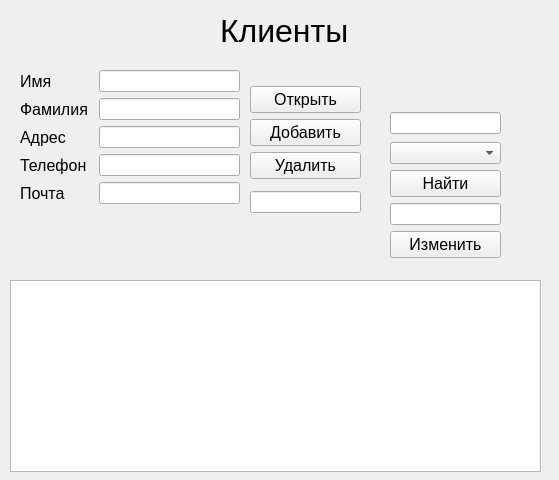
<?xml version="1.0" encoding="UTF-8"?>
<ui version="4.0">
 <class>Clienti</class>
 <widget class="QWidget" name="Clienti">
  <property name="geometry">
   <rect>
    <x>0</x>
    <y>0</y>
    <width>559</width>
    <height>480</height>
   </rect>
  </property>
  <property name="windowTitle">
   <string>Form</string>
  </property>
  <widget class="QWidget" name="layoutWidget_2">
   <property name="geometry">
    <rect>
     <x>390</x>
     <y>110</y>
     <width>111</width>
     <height>152</height>
    </rect>
   </property>
   <layout class="QVBoxLayout" name="verticalLayout_4">
    <item>
     <widget class="QLineEdit" name="lineFind"/>
    </item>
    <item>
     <layout class="QVBoxLayout" name="verticalLayout_2">
      <item>
       <widget class="QComboBox" name="cbFind"/>
      </item>
      <item>
       <widget class="QPushButton" name="pbFind">
        <property name="font">
         <font>
          <pointsize>12</pointsize>
         </font>
        </property>
        <property name="text">
         <string>Найти</string>
        </property>
       </widget>
      </item>
      <item>
       <widget class="QLineEdit" name="lineChange">
        <property name="font">
         <font>
          <family>MS Shell Dlg 2</family>
          <pointsize>7</pointsize>
          <weight>50</weight>
          <italic>false</italic>
          <bold>false</bold>
         </font>
        </property>
        <property name="whatsThis">
         <string>&lt;html&gt;&lt;head/&gt;&lt;body&gt;&lt;p&gt;fnnnnn&lt;/p&gt;&lt;/body&gt;&lt;/html&gt;</string>
        </property>
        <property name="styleSheet">
         <string notr="true">color: rgb(143, 143, 143);
font: 8pt &quot;MS Shell Dlg 2&quot;;
font: 8pt &quot;MS Shell Dlg 2&quot;;
font: 7pt &quot;MS Shell Dlg 2&quot;;</string>
        </property>
        <property name="text">
         <string/>
        </property>
       </widget>
      </item>
      <item>
       <widget class="QPushButton" name="pdChange">
        <property name="font">
         <font>
          <pointsize>12</pointsize>
         </font>
        </property>
        <property name="text">
         <string>Изменить</string>
        </property>
       </widget>
      </item>
     </layout>
    </item>
   </layout>
  </widget>
  <widget class="QLabel" name="label_5">
   <property name="geometry">
    <rect>
     <x>220</x>
     <y>0</y>
     <width>151</width>
     <height>61</height>
    </rect>
   </property>
   <property name="font">
    <font>
     <pointsize>24</pointsize>
    </font>
   </property>
   <property name="text">
    <string>Клиенты</string>
   </property>
  </widget>
  <widget class="QTableWidget" name="twClient">
   <property name="geometry">
    <rect>
     <x>10</x>
     <y>280</y>
     <width>531</width>
     <height>192</height>
    </rect>
   </property>
  </widget>
  <widget class="QWidget" name="layoutWidget">
   <property name="geometry">
    <rect>
     <x>250</x>
     <y>80</y>
     <width>111</width>
     <height>141</height>
    </rect>
   </property>
   <layout class="QVBoxLayout" name="verticalLayout_3">
    <item>
     <layout class="QVBoxLayout" name="verticalLayout">
      <item>
       <widget class="QPushButton" name="pbOpen">
        <property name="font">
         <font>
          <pointsize>12</pointsize>
         </font>
        </property>
        <property name="text">
         <string>Открыть</string>
        </property>
       </widget>
      </item>
      <item>
       <widget class="QPushButton" name="pbAdd">
        <property name="font">
         <font>
          <pointsize>12</pointsize>
         </font>
        </property>
        <property name="text">
         <string>Добавить</string>
        </property>
       </widget>
      </item>
      <item>
       <widget class="QPushButton" name="pbDelet">
        <property name="font">
         <font>
          <pointsize>12</pointsize>
         </font>
        </property>
        <property name="text">
         <string>Удалить</string>
        </property>
       </widget>
      </item>
     </layout>
    </item>
    <item>
     <widget class="QLineEdit" name="lineID">
      <property name="font">
       <font>
        <pointsize>8</pointsize>
       </font>
      </property>
      <property name="whatsThis">
       <string>&lt;html&gt;&lt;head/&gt;&lt;body&gt;&lt;p&gt;fnnnnn&lt;/p&gt;&lt;/body&gt;&lt;/html&gt;</string>
      </property>
      <property name="styleSheet">
       <string notr="true">color: rgb(143, 143, 143);</string>
      </property>
      <property name="text">
       <string/>
      </property>
     </widget>
    </item>
   </layout>
  </widget>
  <widget class="QWidget" name="layoutWidget_3">
   <property name="geometry">
    <rect>
     <x>20</x>
     <y>70</y>
     <width>220</width>
     <height>299</height>
    </rect>
   </property>
   <layout class="QFormLayout" name="formLayout">
    <item row="0" column="0">
     <widget class="QLabel" name="label">
      <property name="font">
       <font>
        <pointsize>12</pointsize>
       </font>
      </property>
      <property name="text">
       <string>Имя</string>
      </property>
     </widget>
    </item>
    <item row="0" column="1">
     <widget class="QLineEdit" name="lineName"/>
    </item>
    <item row="1" column="0">
     <widget class="QLabel" name="label_2">
      <property name="font">
       <font>
        <pointsize>12</pointsize>
       </font>
      </property>
      <property name="text">
       <string>Фамилия </string>
      </property>
     </widget>
    </item>
    <item row="1" column="1">
     <widget class="QLineEdit" name="lineFamilia"/>
    </item>
    <item row="2" column="0">
     <widget class="QLabel" name="label_4">
      <property name="font">
       <font>
        <pointsize>12</pointsize>
       </font>
      </property>
      <property name="text">
       <string>Адрес</string>
      </property>
     </widget>
    </item>
    <item row="2" column="1">
     <widget class="QLineEdit" name="lineAdress"/>
    </item>
    <item row="3" column="0">
     <widget class="QLabel" name="label_6">
      <property name="font">
       <font>
        <pointsize>12</pointsize>
       </font>
      </property>
      <property name="text">
       <string>Телефон</string>
      </property>
     </widget>
    </item>
    <item row="3" column="1">
     <widget class="QLineEdit" name="linePhone"/>
    </item>
    <item row="4" column="0">
     <widget class="QLabel" name="label_7">
      <property name="font">
       <font>
        <pointsize>12</pointsize>
       </font>
      </property>
      <property name="text">
       <string>Почта</string>
      </property>
     </widget>
    </item>
    <item row="4" column="1">
     <widget class="QLineEdit" name="linePochta"/>
    </item>
   </layout>
  </widget>
 </widget>
 <resources/>
 <connections/>
</ui>
